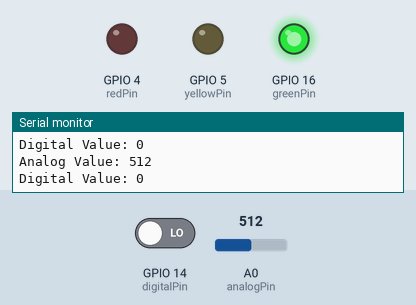
Recording of a program running on a simulated ESP8266 (Wemos D1 mini). Shown: output pins drawn as LEDs (lit = HIGH), the last lines printed to the serial monitor. Inputs (shaded band) come from the test bench; at power-on: GPIO 14 (digitalPin) LOW, A0 (analogPin) = 512. Pins used as bus, display or sensor lines are not drawn.

Above: at 6.8 s.
6.9 s: GPIO 14 (digitalPin) driven HIGH
At 9.0 s:
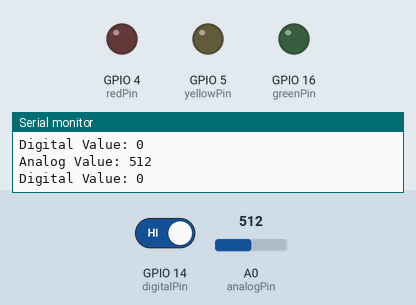
At 11.3 s:
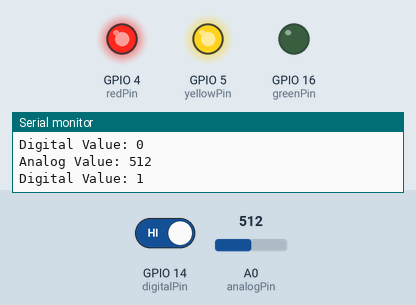
18.1 s: GPIO 14 (digitalPin) driven LOW
At 21.3 s:
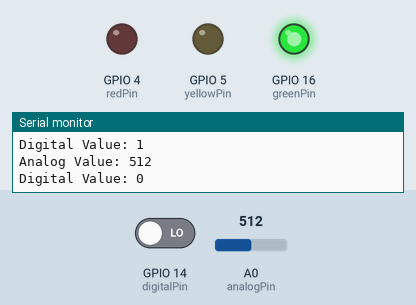
Timing chart, 0 to 34.5 s (numbered marks = the images above; inputs shaded):
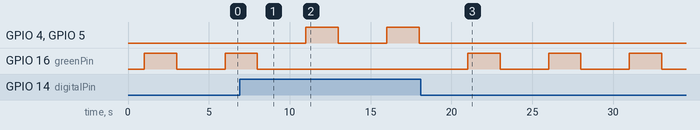

The program:

main.cpp
```cpp
#include <Arduino.h>

const int sensorPowerPin = 13;
const int analogPin = A0;  // Analog input pin
const int digitalPin = 14; // Digital input pin
const int redPin = 4; //red pin
const int yellowPin = 5; //yellow pin
const int greenPin = 16; //green pin
const int pumpPin = 12; //to activate the pump, GPIO12/D6

void setup() {
  Serial.begin(9600);
  pinMode(sensorPowerPin, OUTPUT);
  pinMode(redPin, OUTPUT);
  pinMode(yellowPin, OUTPUT);
  pinMode(greenPin, OUTPUT);


}

void loop() {
  //turn on the sensor
  digitalWrite(sensorPowerPin, HIGH);
  delay(1000);
  // Read analog value from A0
  int analogValue = analogRead(analogPin);
  // Read digital value from GPIO14
  int digitalValue = digitalRead(digitalPin);

  if(digitalValue==1) {
    //Turn on red light
    digitalWrite(redPin, HIGH);
    // Turn on yellow light and pump for 2 seconds
    digitalWrite(yellowPin, HIGH);


  } else {
    //Turn on green light, ground is humid
    digitalWrite(greenPin, HIGH);
  }


  // Print the read values to the serial monitor
  Serial.print("Analog Value: ");
  Serial.println(analogValue);

  Serial.print("Digital Value: ");
  Serial.println(digitalValue);

  delay(2000);

//turn off the sensor
digitalWrite(redPin, LOW);
digitalWrite(yellowPin, LOW);
digitalWrite(greenPin, LOW);

digitalWrite(sensorPowerPin, LOW);
delay(2000);
}
```

Measured:
- after the input at 6.9 s, GPIO 4 (redPin), GPIO 5 (yellowPin): alternates HIGH for 2.0 s and LOW for 3.0 s, starting after 4.1 s; GPIO 16 (greenPin): goes on until 8.0 s, then stays LOW
- after the input at 18.1 s, GPIO 4 (redPin), GPIO 5 (yellowPin): stops changing and stays LOW; GPIO 16 (greenPin): alternates HIGH for 2.0 s and LOW for 3.0 s, starting after 2.9 s
